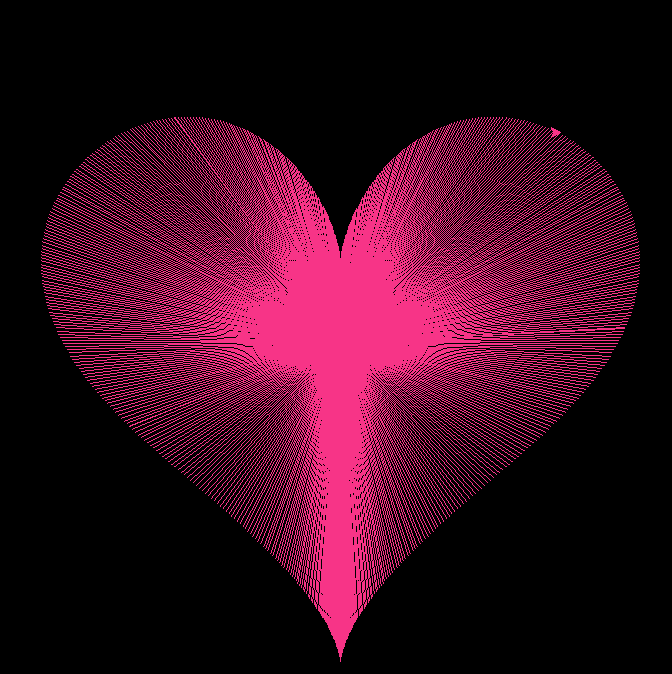

Reproduce this figure in Python.
import math
from turtle import *


speed(10000) 
bgcolor('black')
color('#f73487') 

def hearta(k):
    return 15 * math.sin(k)**3

def heartb(k):
    return 12 * math.cos(k) - 5 * math.cos(2*k) - 2 * math.cos(3*k) - math.cos(4*k)

# Drawing the heart
penup()
for i in range(6000):
    # Calculate position
    x = hearta(i) * 20
    y = heartb(i) * 20
    
    # Draw line from center to the calculated point
    goto(0, 0)
    pendown()
    goto(x, y)
    penup()

done()
